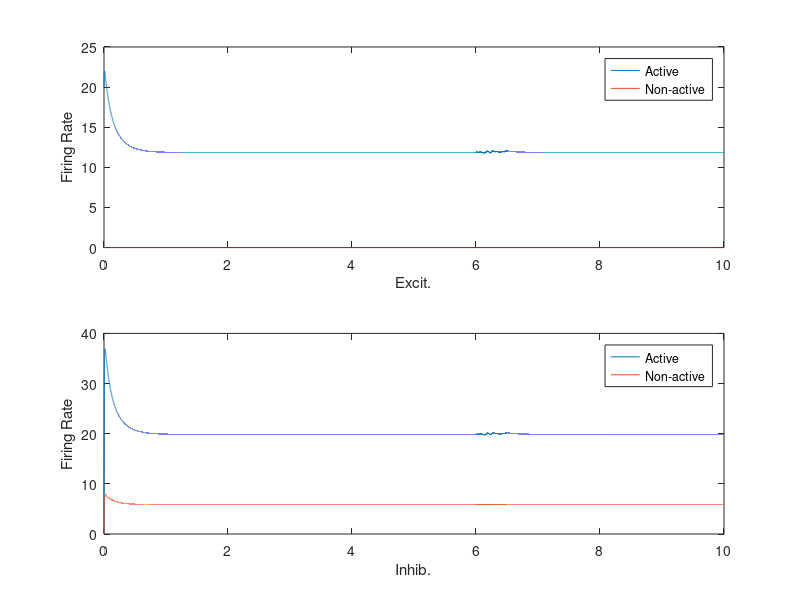

Write MATLAB code to recreate this figure. (Note: this script raises an error after producing the figure.)
% Network with N total inhibition-stabilized excitatory-inhibitory units. 
% M of those pairs we attempt to make "active", and N-M pairs we try to 
% suppress.

% In particular, this simulation displays bistability within a single 
% unit given a quadratic firing rate equation for the inhibitory units

% Nonlinear inhibitory unit Firing rate
% Linear excitatory unit Firing rate

% Noise could be chosen


clear
N = 2;              %Total excitatory-inhibitory firing rate unit pairs
M = 1;              %Total number of active excitatory-inhibitory firing rate unit pairs           

dt = 0.0001;        %Time step for simulation
tmax = 10;          %Duration of simulation
t = 0:dt:tmax;      %Simulation time vector
Nt = length(t);

taue = 0.010;       %Time constant for excitatory cells
taui = 0.010;       %Time constant for Inhibitory cells

Wee0 = 1.3;         %Excit.-Excit. connection strength
Wie0 = -0.2;        %Inhib.-Excit. connection strength
Wei0 = 2.9;         %Excit-Excit connection strength
Weix = 0.5;           %Excit.-Inhibitory Cross connection strength
Wiex = -0.1;
Wii0 = -1;          %Inhib-Inhib connection strength

%% Original values
% Wee0 = 1.5;         %Excit.-Excit. connection strength
% Wie0 = -0.4;        %Inhib.-Excit. connection strength
% Wei0 = 2.5;         %Excit-Excit connection strength
% Weix = 0.5;           %Excit.-Inhibitory Cross connection strength
% Wiex = 0;
% Wii0 = -1;  

I0e = 1;            %Excit. applied current
I0i = 17;           %Inhib. applied current

alpha_e = 1;        %Gain of excit. cells
alpha_i = 0.02;     %Gain of inhib. cells
rmax = 100;         %Maximum firing rate

theta_e = 0;%1;    %threshold of activity for e. cells
theta_i = 0;%5;    %threshold of activity for i. cells

%Connection Matricies
Wee = Wee0*eye(N);
Wie = (Wie0-Wiex)*eye(N) + Wiex*ones(N);
Wei = (Wei0-Weix)*eye(N) + Weix*ones(N);
Wii = Wii0*eye(N);

%Current Matricies
Ie = I0e*ones(N,1);
Ii = I0i*ones(N,1);

% Calculate if the parameters fulfills requirments for inhibition stablized
% regime with linear firing rate function.
Wie_tilde = (-Wie0)/(1-Wii0);
I0i_tilde = I0i*Wie_tilde;
off_stable = Wee0 - 1 - Wie_tilde*(Wei0-Weix);
disp(off_stable)

%Rate Matricies
initial_fr = 20;    %Initial firing rate, can be altered.
re = zeros(N,Nt);
ri = zeros(N,Nt);
re(1:M,1) = initial_fr;%50.3;
ri(1:M,1) = 0;

%% noise term, start_t and end_t correspond to the noise term time
% if cut the noise, set start_t and end_t = 0
% if want to add noise to all time, set start_t = 0, end_t = tmax
sigman = 0.005/sqrt(dt);    % initial value is 0.01 
start_t = 6;    % noise start time
end_t = 6.5;    % noise ending time

%% simulation
for i = 2:Nt
    % Remove noise outside of limited range of time (start_t - end_t)
    if (i*dt < start_t || i*dt > end_t)
        Ie_tot = Wee*re(:,i-1) + Wie*ri(:,i-1) + Ie;
        Ii_tot = Wei*re(:,i-1) + Wii*ri(:,i-1) + Ii;
    else
        Ie_tot = Wee*re(:,i-1) + Wie*ri(:,i-1) + Ie + sigman*randn(N,1);
        Ii_tot = Wei*re(:,i-1) + Wii*ri(:,i-1) + Ii + sigman*randn(N,1);        
    end
    Ie_tot = max(Ie_tot,0);
    Ii_tot = max(Ii_tot,0);

    % Calculate excit. firing rate using linear firing rate function;
    % inhib. firing rate using quadratic firing rate function.
    re(:,i) = re(:,i-1) + dt*(-eye(N)*re(:,i-1) + alpha_e*(Ie_tot-theta_e))/taue;   
    ri(:,i) = ri(:,i-1) + dt*(-eye(N)*ri(:,i-1) + alpha_i*(Ii_tot-theta_i).^2).*sign(Ii_tot-theta_i)/taui;
    
    % Firing rate in range of 0-rmax
    re(:,i) = max(re(:,i),0);
    ri(:,i) = max(ri(:,i),0);
    re(:,i) = min(re(:,i),rmax);
    ri(:,i) = min(ri(:,i),rmax);
end

legend_array = zeros(N);

figure(1)
clf
subplot(2,1,1)
plot(t,re), legend("Active", "Non-active"), xlabel("Excit."), ylabel("Firing Rate")
subplot(2,1,2)
plot(t,ri), legend("Active","Non-active"), xlabel("Inhib."), ylabel("Firing Rate")


% add all subfolders of current directory into matlab session search
current_path = pwd;
addpath(genpath(current_path))

disp(is_bistable(N, M, re(:,ceil(0.5/dt:end))))
